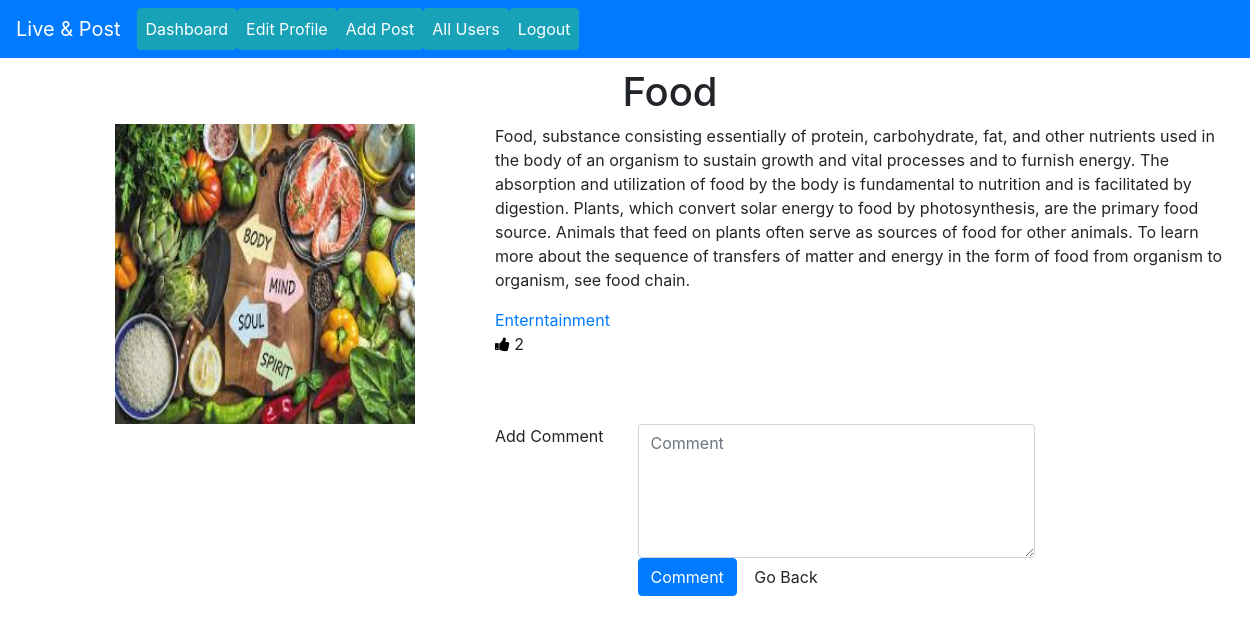
Page /view.php?id=3 (signed in) on the committed database.
### tables this page shows
CREATE TABLE `posts` (
  `id` int(100) NOT NULL,
  `title` varchar(100) NOT NULL,
  `description` varchar(2000) NOT NULL,
  `category` varchar(100) NOT NULL,
  `featured_image` varchar(100) NOT NULL
);

### view.php (the view, shortened to what this page needs)
<?php if(!isset($_SESSION['username'])): ?>
    <?php header('Location:dashboard.php') ?>
<?php else: ?>
<?php include("inc/header.php");?>
    <div class="container" style="margin:10px 100px;">
        <?php
            include("./config/db.php");
            $post_id = $_GET['id'];
            $user_id = $_SESSION['id'];
            $posts_query = "SELECT * FROM posts WHERE id='$post_id'";
            $posts_result = mysqli_query($conn,$posts_query) or die("error");
            if(mysqli_num_rows($posts_result)>0){
                while($post = mysqli_fetch_assoc($posts_result)){
                    $title = $post['title'];
                    $description = $post['description'];
                    $category = $post['category'];
                    $featured_image = $post['featured_image'];
                }
            }
        ?>
        <h1 style="text-align:center"><?php echo $title;?></h1>
        <div class="row">
            <div class="col-lg-4">
                <img style="width:300px;height:300px;" src="<?php echo $featured_image?>" >
            </div>
            <div class="col-lg-8">
                <p><?php echo $description;?></p>
                <a href=""><?php echo $category;?></a>
                <div class="row">
                        <div class="col-lg-2">
                            <?php
                                $query = "SELECT * FROM likes WHERE post_id ='$post_id'";
                                $like_result = mysqli_query($conn,$query);
                                $likes =  mysqli_num_rows($like_result);
                                $liked = false;
                                if($likes>0){
                                    while($like= mysqli_fetch_assoc($like_result)){
                                        if($like['user_id']===$user_id){
                                            $liked = true;
                                        }
                                    }
                                }
                            ?>
                            <?php if($liked===true): ?>
                                <a href="unlike.php?id=<?php echo $post_id?>">
                                    <i style="color:black;" class="fa fa-thumbs-up"></i>
                                </a>
                            <?php else: ?>
                                <a href="like.php?id=<?php echo $post_id?>">
                                    <i style="color:RoyalBlue;" class="fa fa-thumbs-up"></i>
                                </a>
                            <?php endif;?>
                            <?php
                                echo $likes;
                            ?>
                        </div>
                </div>
            </div>
        </div>
        <div class="row">
            <div class="col-lg-4">
            </div>
            <div class="col-lg-6">
                <form action="comment.php" method="POST" class="form-horizontal">
                    <div class="form-group row">
                        <label class="col-lg-3 control-label">Add Comment</label>
                        <div class="col-lg-9">
                            <textarea name="comment" class="form-control" cols="10" rows="5" placeholder="Comment"></textarea>
                            <input type="submit" name= "postcomment" value="Comment" class = "btn btn-primary">
                            <a href="dashboard.php" class ="btn btn-default">Go Back</a>
                        </div>
                    </div>
                </form>
            </div>
        </div>
    </div>
<?php endif; ?>
<?php include("inc/footer.php")?>

### rows in the picture
posts: title "Food", featured_image (picture), description "Food, substance consisting essentially of protein, carbohydrate, fat, and other nutrients used in the body of an organism to sustain growth and vital processes and to furnish energy. The absorption and utilization of food by the body is fundamental to nutrition and is facilitated by digestion. Plants, which convert solar energy to food by photosynthesis, are the primary food source. Animals that feed on plants often serve as sources of food for other animals. To learn more about the sequence of transfers of matter and energy in the form of food from organism to organism, see food chain.", category "Enterntainment"

### other values in the picture
$likes "2"
